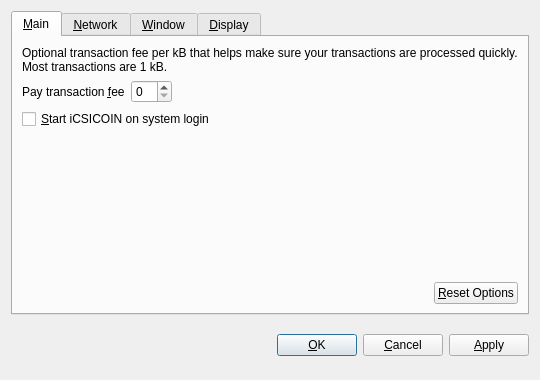
<?xml version="1.0" encoding="UTF-8"?>
<ui version="4.0">
 <class>OptionsDialog</class>
 <widget class="QDialog" name="OptionsDialog">
  <property name="geometry">
   <rect>
    <x>0</x>
    <y>0</y>
    <width>540</width>
    <height>380</height>
   </rect>
  </property>
  <property name="windowTitle">
   <string>Options</string>
  </property>
  <property name="modal">
   <bool>true</bool>
  </property>
  <layout class="QVBoxLayout" name="verticalLayout">
   <item>
    <widget class="QTabWidget" name="tabWidget">
     <property name="tabPosition">
      <enum>QTabWidget::North</enum>
     </property>
     <property name="currentIndex">
      <number>0</number>
     </property>
     <widget class="QWidget" name="tabMain">
      <attribute name="title">
       <string>&amp;Main</string>
      </attribute>
      <layout class="QVBoxLayout" name="verticalLayout_Main">
       <item>
        <widget class="QLabel" name="transactionFeeInfoLabel">
         <property name="text">
          <string>Optional transaction fee per kB that helps make sure your transactions are processed quickly. Most transactions are 1 kB.</string>
         </property>
         <property name="textFormat">
          <enum>Qt::PlainText</enum>
         </property>
         <property name="wordWrap">
          <bool>true</bool>
         </property>
        </widget>
       </item>
       <item>
        <layout class="QHBoxLayout" name="horizontalLayout_1_Main">
         <item>
          <widget class="QLabel" name="transactionFeeLabel">
           <property name="text">
            <string>Pay transaction &amp;fee</string>
           </property>
           <property name="textFormat">
            <enum>Qt::PlainText</enum>
           </property>
           <property name="buddy">
            <cstring>transactionFee</cstring>
           </property>
          </widget>
         </item>
         <item>
          <widget class="BitcoinAmountField" name="transactionFee"/>
         </item>
         <item>
          <spacer name="horizontalSpacer_1_Main">
           <property name="orientation">
            <enum>Qt::Horizontal</enum>
           </property>
           <property name="sizeHint" stdset="0">
            <size>
             <width>40</width>
             <height>20</height>
            </size>
           </property>
          </spacer>
         </item>
        </layout>
       </item>
       <item>
        <widget class="QCheckBox" name="bitcoinAtStartup">
         <property name="toolTip">
          <string>Automatically start iCSICOIN after logging in to the system.</string>
         </property>
         <property name="text">
          <string>&amp;Start iCSICOIN on system login</string>
         </property>
        </widget>
       </item>
       <item>
        <spacer name="verticalSpacer_Main">
         <property name="orientation">
          <enum>Qt::Vertical</enum>
         </property>
         <property name="sizeHint" stdset="0">
          <size>
           <width>20</width>
           <height>40</height>
          </size>
         </property>
        </spacer>
       </item>
       <item>
        <layout class="QHBoxLayout" name="horizontalLayout_2_Main">
         <item>
          <spacer name="horizontalSpacer_2_Main">
           <property name="orientation">
            <enum>Qt::Horizontal</enum>
           </property>
           <property name="sizeHint" stdset="0">
            <size>
             <width>40</width>
             <height>20</height>
            </size>
           </property>
          </spacer>
         </item>
         <item>
          <widget class="QPushButton" name="resetButton">
           <property name="toolTip">
            <string>Reset all client options to default.</string>
           </property>
           <property name="text">
            <string>&amp;Reset Options</string>
           </property>
           <property name="autoDefault">
            <bool>false</bool>
           </property>
          </widget>
         </item>
        </layout>
       </item>
      </layout>
     </widget>
     <widget class="QWidget" name="tabNetwork">
      <attribute name="title">
       <string>&amp;Network</string>
      </attribute>
      <layout class="QVBoxLayout" name="verticalLayout_Network">
       <item>
        <widget class="QCheckBox" name="mapPortUpnp">
         <property name="toolTip">
          <string>Automatically open the iCSICOIN client port on the router. This only works when your router supports UPnP and it is enabled.</string>
         </property>
         <property name="text">
          <string>Map port using &amp;UPnP</string>
         </property>
        </widget>
       </item>
       <item>
        <widget class="QCheckBox" name="connectSocks">
         <property name="toolTip">
          <string>Connect to the iCSICOIN network through a SOCKS proxy (e.g. when connecting through Tor).</string>
         </property>
         <property name="text">
          <string>&amp;Connect through SOCKS proxy:</string>
         </property>
        </widget>
       </item>
       <item>
        <layout class="QHBoxLayout" name="horizontalLayout_Network">
         <item>
          <widget class="QLabel" name="proxyIpLabel">
           <property name="text">
            <string>Proxy &amp;IP:</string>
           </property>
           <property name="textFormat">
            <enum>Qt::PlainText</enum>
           </property>
           <property name="buddy">
            <cstring>proxyIp</cstring>
           </property>
          </widget>
         </item>
         <item>
          <widget class="QValidatedLineEdit" name="proxyIp">
           <property name="maximumSize">
            <size>
             <width>140</width>
             <height>16777215</height>
            </size>
           </property>
           <property name="toolTip">
            <string>IP address of the proxy (e.g. 127.0.0.1)</string>
           </property>
          </widget>
         </item>
         <item>
          <widget class="QLabel" name="proxyPortLabel">
           <property name="text">
            <string>&amp;Port:</string>
           </property>
           <property name="textFormat">
            <enum>Qt::PlainText</enum>
           </property>
           <property name="buddy">
            <cstring>proxyPort</cstring>
           </property>
          </widget>
         </item>
         <item>
          <widget class="QLineEdit" name="proxyPort">
           <property name="maximumSize">
            <size>
             <width>55</width>
             <height>16777215</height>
            </size>
           </property>
           <property name="toolTip">
            <string>Port of the proxy (e.g. 9050)</string>
           </property>
          </widget>
         </item>
         <item>
          <widget class="QLabel" name="socksVersionLabel">
           <property name="text">
            <string>SOCKS &amp;Version:</string>
           </property>
           <property name="textFormat">
            <enum>Qt::PlainText</enum>
           </property>
           <property name="buddy">
            <cstring>socksVersion</cstring>
           </property>
          </widget>
         </item>
         <item>
          <widget class="QValueComboBox" name="socksVersion">
           <property name="toolTip">
            <string>SOCKS version of the proxy (e.g. 5)</string>
           </property>
          </widget>
         </item>
         <item>
          <spacer name="horizontalSpacer_Network">
           <property name="orientation">
            <enum>Qt::Horizontal</enum>
           </property>
           <property name="sizeHint" stdset="0">
            <size>
             <width>40</width>
             <height>20</height>
            </size>
           </property>
          </spacer>
         </item>
        </layout>
       </item>
       <item>
        <spacer name="verticalSpacer_Network">
         <property name="orientation">
          <enum>Qt::Vertical</enum>
         </property>
         <property name="sizeHint" stdset="0">
          <size>
           <width>20</width>
           <height>40</height>
          </size>
         </property>
        </spacer>
       </item>
      </layout>
     </widget>
     <widget class="QWidget" name="tabWindow">
      <attribute name="title">
       <string>&amp;Window</string>
      </attribute>
      <layout class="QVBoxLayout" name="verticalLayout_Window">
       <item>
        <widget class="QCheckBox" name="minimizeToTray">
         <property name="toolTip">
          <string>Show only a tray icon after minimizing the window.</string>
         </property>
         <property name="text">
          <string>&amp;Minimize to the tray instead of the taskbar</string>
         </property>
        </widget>
       </item>
       <item>
        <widget class="QCheckBox" name="minimizeOnClose">
         <property name="toolTip">
          <string>Minimize instead of exit the application when the window is closed. When this option is enabled, the application will be closed only after selecting Quit in the menu.</string>
         </property>
         <property name="text">
          <string>M&amp;inimize on close</string>
         </property>
        </widget>
       </item>
       <item>
        <spacer name="verticalSpacer_Window">
         <property name="orientation">
          <enum>Qt::Vertical</enum>
         </property>
         <property name="sizeHint" stdset="0">
          <size>
           <width>20</width>
           <height>40</height>
          </size>
         </property>
        </spacer>
       </item>
      </layout>
     </widget>
     <widget class="QWidget" name="tabDisplay">
      <attribute name="title">
       <string>&amp;Display</string>
      </attribute>
      <layout class="QVBoxLayout" name="verticalLayout_Display">
       <item>
        <layout class="QHBoxLayout" name="horizontalLayout_1_Display">
         <item>
          <widget class="QLabel" name="langLabel">
           <property name="text">
            <string>User Interface &amp;language:</string>
           </property>
           <property name="textFormat">
            <enum>Qt::PlainText</enum>
           </property>
           <property name="buddy">
            <cstring>lang</cstring>
           </property>
          </widget>
         </item>
         <item>
          <widget class="QValueComboBox" name="lang">
           <property name="toolTip">
            <string>The user interface language can be set here. This setting will take effect after restarting iCSICOIN.</string>
           </property>
          </widget>
         </item>
        </layout>
       </item>
       <item>
        <layout class="QHBoxLayout" name="horizontalLayout_2_Display">
         <item>
          <widget class="QLabel" name="unitLabel">
           <property name="text">
            <string>&amp;Unit to show amounts in:</string>
           </property>
           <property name="textFormat">
            <enum>Qt::PlainText</enum>
           </property>
           <property name="buddy">
            <cstring>unit</cstring>
           </property>
          </widget>
         </item>
         <item>
          <widget class="QValueComboBox" name="unit">
           <property name="toolTip">
            <string>Choose the default subdivision unit to show in the interface and when sending coins.</string>
           </property>
          </widget>
         </item>
        </layout>
       </item>
       <item>
        <widget class="QCheckBox" name="displayAddresses">
         <property name="toolTip">
          <string>Whether to show iCSICOIN addresses in the transaction list or not.</string>
         </property>
         <property name="text">
          <string>&amp;Display addresses in transaction list</string>
         </property>
        </widget>
       </item>
       <item>
        <spacer name="verticalSpacer_Display">
         <property name="orientation">
          <enum>Qt::Vertical</enum>
         </property>
         <property name="sizeHint" stdset="0">
          <size>
           <width>20</width>
           <height>40</height>
          </size>
         </property>
        </spacer>
       </item>
      </layout>
     </widget>
    </widget>
   </item>
   <item>
    <layout class="QHBoxLayout" name="horizontalLayout_Buttons">
     <item>
      <spacer name="horizontalSpacer_1">
       <property name="orientation">
        <enum>Qt::Horizontal</enum>
       </property>
       <property name="sizeHint" stdset="0">
        <size>
         <width>40</width>
         <height>48</height>
        </size>
       </property>
      </spacer>
     </item>
     <item>
      <widget class="QLabel" name="statusLabel">
       <property name="font">
        <font>
         <weight>75</weight>
         <bold>true</bold>
        </font>
       </property>
       <property name="text">
        <string/>
       </property>
       <property name="textFormat">
        <enum>Qt::PlainText</enum>
       </property>
       <property name="wordWrap">
        <bool>true</bool>
       </property>
      </widget>
     </item>
     <item>
      <spacer name="horizontalSpacer_2">
       <property name="orientation">
        <enum>Qt::Horizontal</enum>
       </property>
       <property name="sizeHint" stdset="0">
        <size>
         <width>40</width>
         <height>48</height>
        </size>
       </property>
      </spacer>
     </item>
     <item>
      <widget class="QPushButton" name="okButton">
       <property name="text">
        <string>&amp;OK</string>
       </property>
      </widget>
     </item>
     <item>
      <widget class="QPushButton" name="cancelButton">
       <property name="text">
        <string>&amp;Cancel</string>
       </property>
       <property name="autoDefault">
        <bool>false</bool>
       </property>
      </widget>
     </item>
     <item>
      <widget class="QPushButton" name="applyButton">
       <property name="text">
        <string>&amp;Apply</string>
       </property>
       <property name="autoDefault">
        <bool>false</bool>
       </property>
      </widget>
     </item>
    </layout>
   </item>
  </layout>
 </widget>
 <customwidgets>
  <customwidget>
   <class>BitcoinAmountField</class>
   <extends>QSpinBox</extends>
   <header>bitcoinamountfield.h</header>
  </customwidget>
  <customwidget>
   <class>QValueComboBox</class>
   <extends>QComboBox</extends>
   <header>qvaluecombobox.h</header>
  </customwidget>
  <customwidget>
   <class>QValidatedLineEdit</class>
   <extends>QLineEdit</extends>
   <header>qvalidatedlineedit.h</header>
  </customwidget>
 </customwidgets>
 <resources/>
 <connections/>
</ui>
